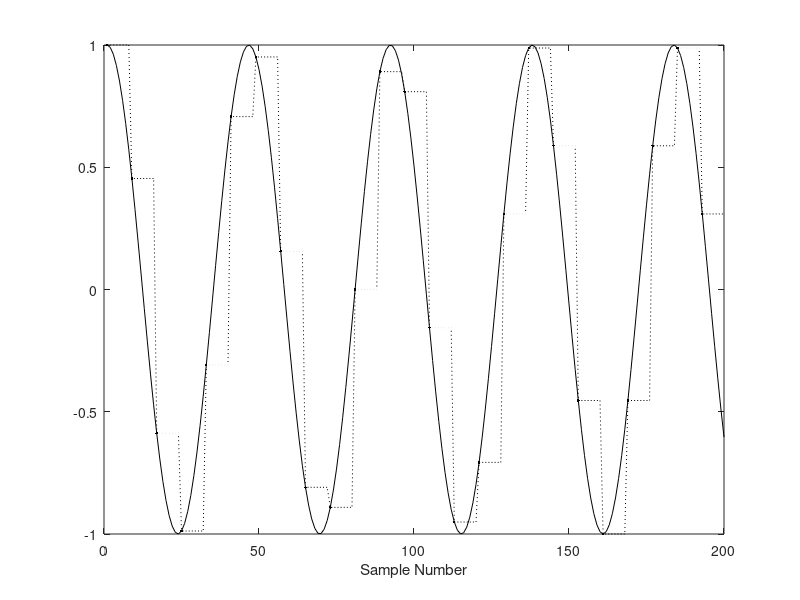
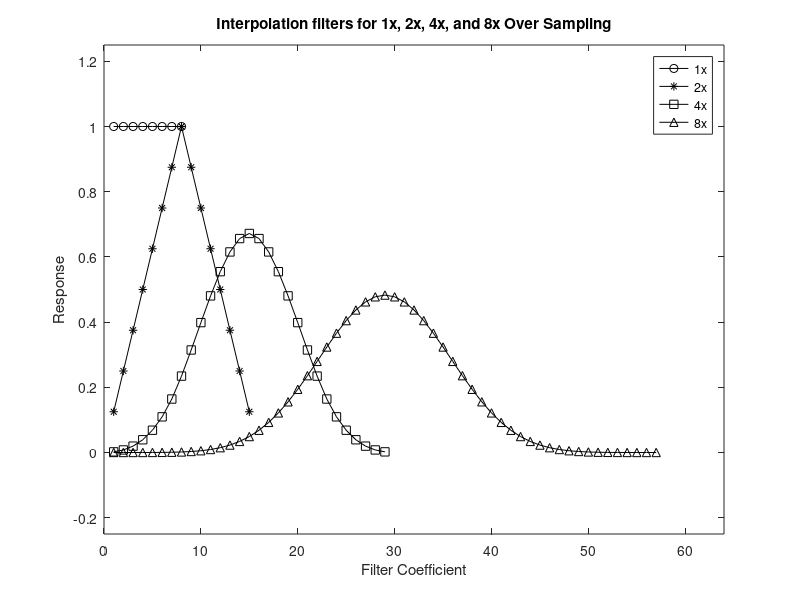
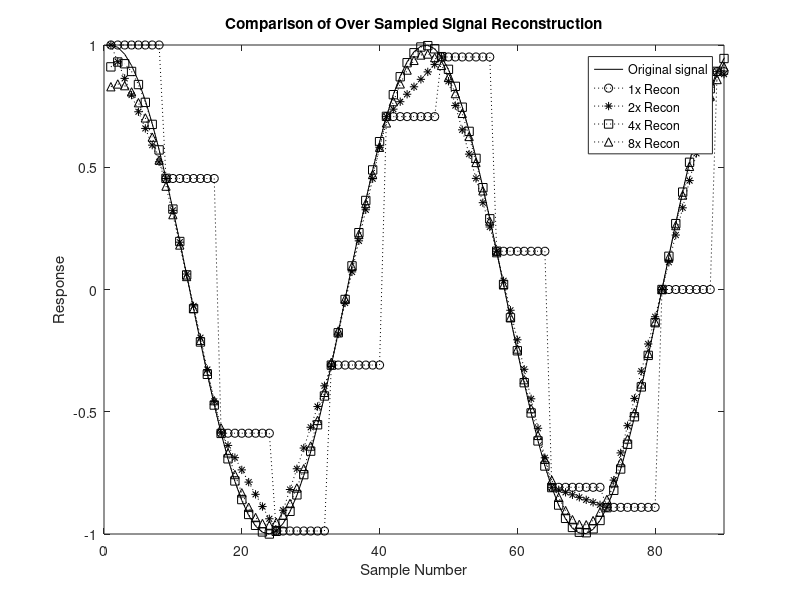
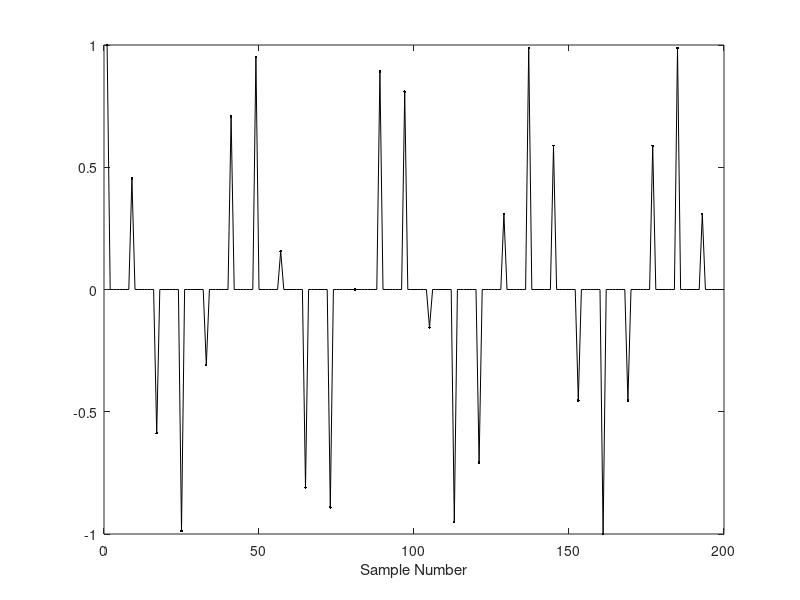

Write the MATLAB code that produced these figures, in order.
% DAC examples with oversampling reconstruction

fs=400;
f=70;
f8=8*fs;        % this fs is for up to 8x oversampling
T=1/f8;
npts=200;

y=zeros(size([1,npts]));
yd=zeros(size([1,npts]));
ys=zeros(size([1,npts]));
n=[1:npts];

for i=1:npts/8,
	k=8*(i-1)+1;
	y(k)=cos(2*pi*f*T*(k-1));   % analog waveform
	yd(k)=y(k);                 % sample and hold
	ys(k)=y(k);                 % zero padded signal
	for l=1:7,
		k=k+1;
		y(k)=cos(2*pi*f*T*(k-1));
		yd(k)=yd(k-1);
		ys(k)=0;
	end;
end;

figure(1);
plot(n,y,'k');
hold on
plot(n(1:8:npts),yd(1:8:npts),'k.');    %every 8th point
plot(n,yd,'k:');
hold off;
xlabel('Sample Number');

% make a 0th, 1st(2x)3rd(4x) and 7th(8x order oversampling interpolator
h0=zeros(size([1,64]));
h1=zeros(size([1,64]));
h2=zeros(size([1,64]));
h3=zeros(size([1,64]));

for i=1:8,
	h0(i)=1;            % 1x
end;
h1=.125.*conv(h0,h0);   % 2x integral of h0 is 8
h2=.125.*conv(h1,h1);   % 4x
h3=.125.*conv(h2,h2);   % 8x

% plot the interpolation filters
figure(2);
plot(h0,'ko-');
hold on;
plot(h1,'k*-');
plot(h2,'ks-');
plot(h3,'k^-');
axis([0 64 -.25 1.25]);
hold off;
legend('1x','2x','4x','8x');
xlabel('Filter Coefficient');
ylabel('Response');
title('Interpolation filters for 1x, 2x, 4x, and 8x Over Sampling');

% convolve the oversampled signal with each interpolation filter and plot
yr0=conv(ys,h0);
yr1=conv(ys,h1);
yr2=conv(ys,h2)./sqrt(max(h2));
yr3=conv(ys,h3)./sqrt(max(h3));

% shift by conv delay
figure(3);
plot(y(1:150-32),'k');
hold on
plot(yr0(1:150-32),'ko:');
plot(yr1(8:150-32+8),'k*:');    %delay is 8
plot(yr2(15:150-32+15),'ks:');  %delay is 8*2-1
plot(yr3(29:150-32+29),'k^:');  % delay is 15*2-1
axis([0 90 -1 1]);
hold off;
legend('Original signal','1x Recon','2x Recon','4x Recon','8x Recon');
xlabel('Sample Number');
ylabel('Response');
title('Comparison of Over Sampled Signal Reconstruction');

figure(4);
plot(n,ys,'k');
hold on
plot(n(1:8:npts),ys(1:8:npts),'k.');    %every 8th point
hold off;
xlabel('Sample Number');
